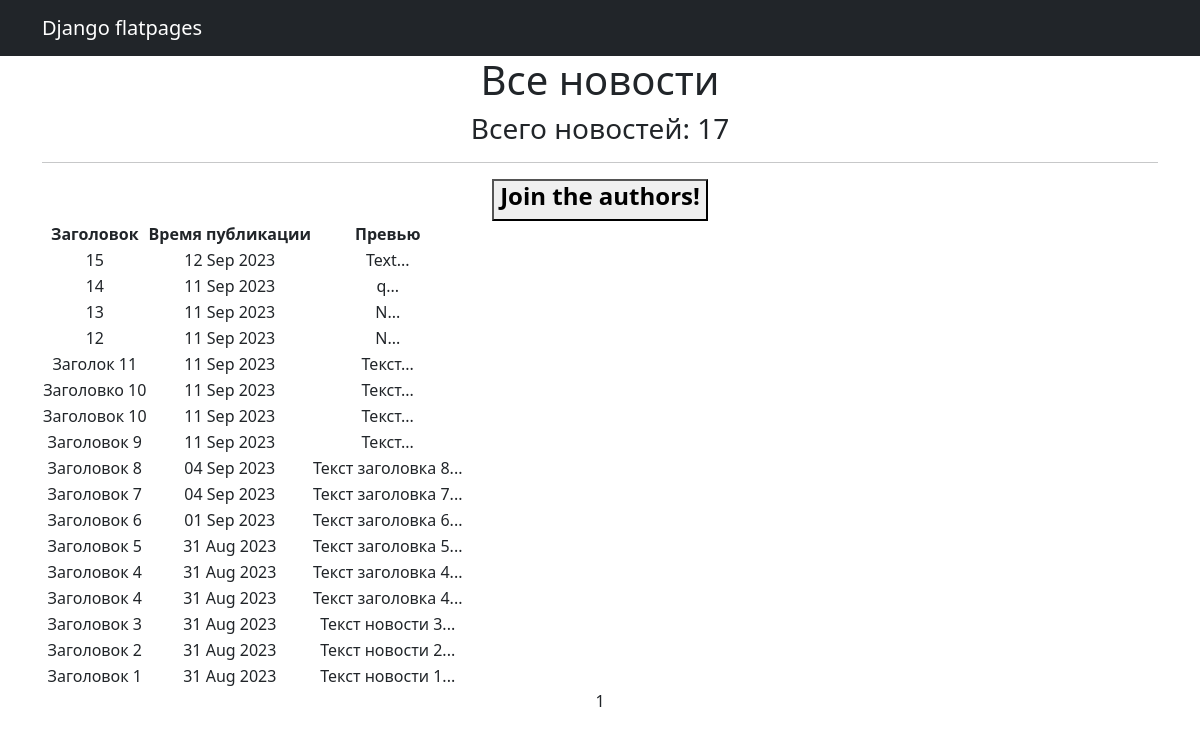
The page /posts/ (signed in) on the database its author committed.
### NewsPortal/models.py (models this page shows, shortened)
class Post(models.Model):
	article = 'AR'
	news = 'NW'
	TYPE = [
		(article, 'Статья'),
		(news, 'Новость')
	]
	type_post = models.CharField(max_length=2, choices=TYPE, default='NW')
	time_in = models.DateTimeField(auto_now_add=True)
	headline = models.CharField(max_length=128,)
	text = models.TextField()
	rating = models.IntegerField(default=0)
	to_author = models.ForeignKey(Author, on_delete=models.CASCADE)
	category = models.ForeignKey(Category, on_delete=models.CASCADE, related_name='n', default='GEN')
	def preview(self):
		return self.text[:20] + '...'

### NewsPortal/views.py (the view)
# urls.py: path('', PostList.as_view(), name='posts'),
class PostList(LoginRequiredMixin, ListView):
    raise_exception = True
    model = Post
    ordering = '-time_in'
    template_name = 'posts.html'
    context_object_name = 'posts'
    paginate_by = 50
    def get_context_data(self, **kwargs):
        context = super().get_context_data(**kwargs)
        context['time_now', 'is_author'] = datetime.utcnow(), self.request.user.groups.filter(name='Авторы').exists()
        return context

### templates/posts.html (shortened to what this page needs)
<!DOCTYPE html>
{% extends 'flatpages/default.html' %}
{% block content %}
    <h1>Все новости</h1>
    <h3>Всего новостей: {{ posts|length }}</h3>
    <hr>
    {% if not is_author %}
    <button>
        <a class="nav-link" href="{% url 'account_upgrade' %}">
            <h4><strong>Join the authors!</strong></h4>
        </a>
    </button>
    {% endif %}
    {% if posts %}
        <table>
            <tr>
                <th>Заголовок</th>
                <th>Время публикации</th>
                <th>Превью</th>
            </tr>
            {% for n in posts %}
            <tr>
                <td>{{ n.headline }}</td>
                <td>{{ n.time_in|date:'d M Y'  }}</td>
                <td>{{ n.preview }}</td>
            </tr>
            {% endfor %}
        </table>
    {% else %}
        <h2>Новостей нет! Вообще нет!</h2>
    {% endif %}
    {{ page_obj.number }}
{% endblock content%}

### templates/flatpages/default.html (shortened to what this page needs)
<!DOCTYPE html>
{% load static %}
<html lang="en">
<head>
    <link href="{% static 'css/styles.css' %}" rel="stylesheet" />
</head>
<body>
    <nav class="navbar navbar-expand-lg navbar-dark bg-dark static-top">
        <div class="container">
            <a class="navbar-brand" href="#">Django flatpages</a>
    </nav>
    <div class="container">
        <div class="row">
            <div class="col-lg-12 text-center">
                {% block content %}{% endblock content %}
            </div>
        </div>
    </div>
</body>
</html>

### rows shown on the page
Post: headline "15", time_in "12 Sep 2023", preview "Text..."
Post: headline "14", time_in "11 Sep 2023", preview "q..."
Post: headline "13", time_in "11 Sep 2023", preview "N..."
Post: headline "12", time_in "11 Sep 2023", preview "N..."
Post: headline "Заголок 11", time_in "11 Sep 2023", preview "Текст..."
Post: headline "Заголовко 10", time_in "11 Sep 2023", preview "Текст..."
Post: headline "Заголовок 10", time_in "11 Sep 2023", preview "Текст..."
Post: headline "Заголовок 9", time_in "11 Sep 2023", preview "Текст..."
Post: headline "Заголовок 8", time_in "04 Sep 2023", preview "Текст заголовка 8..."
Post: headline "Заголовок 7", time_in "04 Sep 2023", preview "Текст заголовка 7..."
Post: headline "Заголовок 6", time_in "01 Sep 2023", preview "Текст заголовка 6..."
Post: headline "Заголовок 5", time_in "31 Aug 2023", preview "Текст заголовка 5..."
Post: headline "Заголовок 4", time_in "31 Aug 2023", preview "Текст заголовка 4..."
Post: headline "Заголовок 4", time_in "31 Aug 2023", preview "Текст заголовка 4..."
Post: headline "Заголовок 3", time_in "31 Aug 2023", preview "Текст новости 3..."
Post: headline "Заголовок 2", time_in "31 Aug 2023", preview "Текст новости 2..."
Post: headline "Заголовок 1", time_in "31 Aug 2023", preview "Текст новости 1..."

### other values the page prints
{{ posts|length }} "17"
{{ page_obj.number }} "1"
